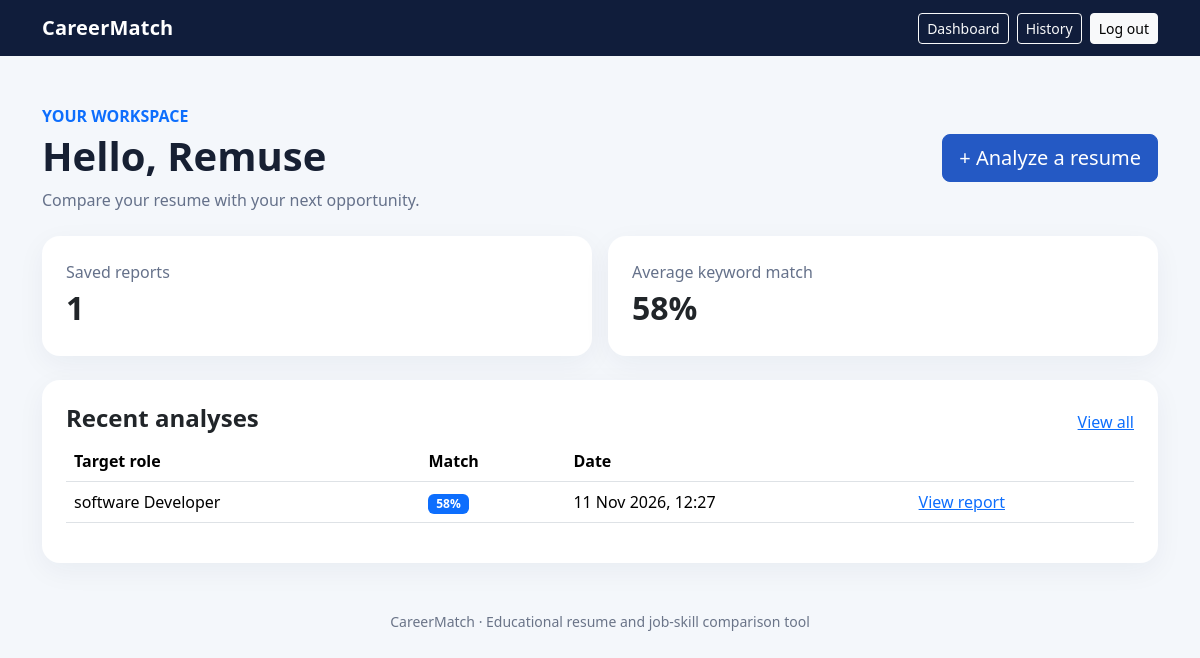
The app's page /dashboard/ (signed in) with its own data.
### matcher/models.py (models this page shows, shortened)
class ResumeAnalysis(models.Model):
    owner = models.ForeignKey(settings.AUTH_USER_MODEL, on_delete=models.CASCADE, related_name="resume_analyses")
    resume = models.FileField(upload_to="resumes/%Y/%m/")
    resume_filename = models.CharField(max_length=255)
    job_title = models.CharField(max_length=150, default="Target role")
    job_description = models.TextField()
    extracted_text = models.TextField(blank=True)
    matched_skills = models.JSONField(default=list, blank=True)
    missing_skills = models.JSONField(default=list, blank=True)
    match_percentage = models.PositiveSmallIntegerField(default=0)
    recommendation = models.TextField(blank=True)
    created_at = models.DateTimeField(auto_now_add=True)
    class Meta:
        ordering = ["-created_at"]

### matcher/views.py (the view)
# urls.py: path("dashboard/", views.dashboard, name="dashboard"),
@login_required
def dashboard(request):
    analyses = ResumeAnalysis.objects.filter(owner=request.user)[:5]
    all_analyses = ResumeAnalysis.objects.filter(owner=request.user)
    return render(request, "matcher/dashboard.html", {
        "analyses": analyses,
        "total_count": all_analyses.count(),
        "average_score": round(sum(a.match_percentage for a in all_analyses) / all_analyses.count()) if all_analyses.exists() else 0,
    })

### templates/matcher/dashboard.html
{% extends "base.html" %}{% block title %}Dashboard{% endblock %}
{% block content %}
<div class="d-flex flex-wrap justify-content-between align-items-center gap-3 mb-4"><div><p class="text-primary fw-semibold mb-1">YOUR WORKSPACE</p><h1 class="fw-bold">Hello, {{ user.username }}</h1><p class="muted mb-0">Compare your resume with your next opportunity.</p></div><a href="{% url 'analyze' %}" class="btn btn-primary btn-lg">+ Analyze a resume</a></div>
<div class="row g-3 mb-4"><div class="col-md-6"><div class="card p-4"><div class="muted">Saved reports</div><div class="metric">{{ total_count }}</div></div></div><div class="col-md-6"><div class="card p-4"><div class="muted">Average keyword match</div><div class="metric">{{ average_score }}%</div></div></div></div>
<div class="card p-4"><div class="d-flex justify-content-between align-items-center"><h4 class="fw-bold">Recent analyses</h4><a href="{% url 'history' %}">View all</a></div>
{% if analyses %}<div class="table-responsive"><table class="table align-middle"><thead><tr><th>Target role</th><th>Match</th><th>Date</th><th></th></tr></thead><tbody>{% for item in analyses %}<tr><td>{{ item.job_title }}</td><td><span class="badge text-bg-primary">{{ item.match_percentage }}%</span></td><td>{{ item.created_at|date:"d M Y, H:i" }}</td><td><a href="{% url 'analysis_detail' item.pk %}">View report</a></td></tr>{% endfor %}</tbody></table></div>{% else %}<p class="muted mb-0">No reports yet. Start by analyzing your first resume.</p>{% endif %}</div>
{% endblock %}

### templates/base.html (style rules this page uses)
body { background:#f4f7fb;color:#172033 }
.card { border:0;border-radius:18px;box-shadow:0 8px 28px #18294a0d }
.btn-primary { background:#2459c4;border-color:#2459c4 }
.metric { font-size:2rem;font-weight:800 }
.muted { color:#65718a }

### records on screen
ResumeAnalysis: job_title "software Developer", match_percentage "58", created_at "11 Nov 2026, 12:27"

### other values on screen
{{ user.username }} "Remuse"
{{ total_count }} "1"
{{ average_score }} "58"
